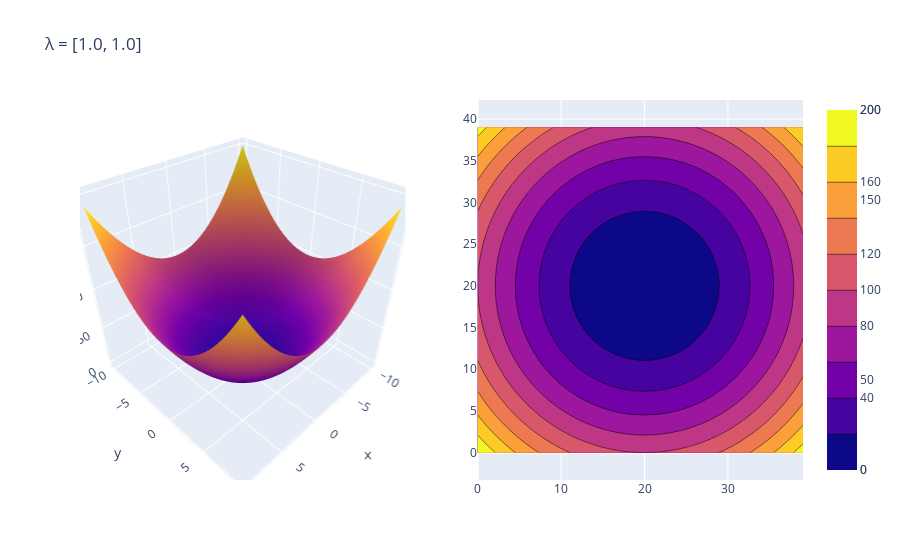

This figure's notebook cell:
### Markdown cell above
#### Third case: 2 coincidents eigenvalues

Level sets are perfect circles.

### Code cell
m = np.array([[1, 0], [0, 1]]) #eigenvalues are 1, 1
plot_mqf3D(m)

### Figure 1 — Plotly figure (JSON) as saved in the notebook; plotly's stock layout.template omitted (floating-point values rounded to 4 significant figures; data arrays with more than 128 entries replaced by an {"elided": "..."} marker saying what was removed)
{"data": [{"scene": "scene", "type": "surface", "x": {"elided": "40x40 float values"}, "y": {"elided": "40x40 float values"}, "z": {"elided": "40x40 float values"}}, {"type": "contour", "xaxis": "x", "yaxis": "y", "z": {"elided": "40x40 float values"}}], "layout": {"scene": {"domain": {"x": [0, 0.45], "y": [0, 1]}}, "title": {"text": "λ = [1.0, 1.0]"}, "xaxis": {"anchor": "y", "domain": [0.55, 1]}, "yaxis": {"anchor": "x", "domain": [0, 1], "scaleanchor": "x", "scaleratio": 1}}}
